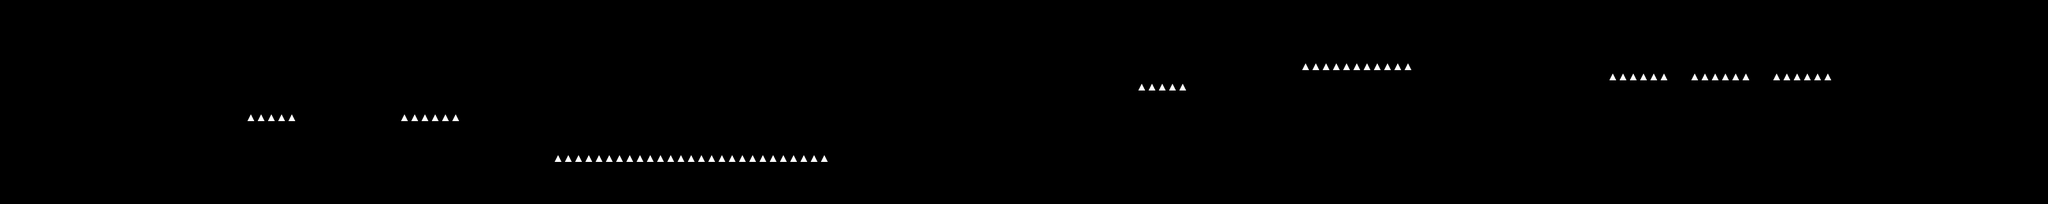

Rendered tile map (Tiled .tmx) drawn with the repository's tilesets; below, a short description and the map source with its tile grids summarised:
An orthogonal 200x20 tile map with 16x16 px tiles, 2 tile layers (tileLayer, hazardLayer) and 161 objects (66x coin, 44x color, 15x rockred, 7x staticshooter, 7x flower2, ...).

<map version="1.0" orientation="orthogonal" renderorder="right-down" width="200" height="20" tilewidth="16" tileheight="16" nextobjectid="272">
    <tileset firstgid="1" name="worlds" tilewidth="16" tileheight="16" spacing="4" margin="2" tilecount="9" columns="9">
        <image source="tiles.png" width="180" height="20" />
    </tileset>
    <layer name="tileLayer" width="200" height="20">
        <data>[4000 cells, 455 non-empty, 8 distinct tile ids]</data>
    </layer>
    <objectgroup name="gameObjects">
        <object id="129" name="exit" x="3168" y="128" width="32" height="48" />
        <object id="167" name="flyer" x="464" y="112" width="16" height="32" />
        <object id="168" name="flyer" x="1056" y="144" width="16" height="32" />
        <object id="169" name="staticshooter" x="832" y="128" width="16" height="32" />
        <object id="170" name="staticshooter" x="1408" y="144" width="16" height="32" />
        <object id="171" name="staticshooter" x="1680" y="112" width="16" height="32" />
        <object id="172" name="staticshooter" x="1888" y="64" width="16" height="32" />
        <object id="173" name="staticshooter" x="2176" y="16" width="16" height="32" />
        <object id="174" name="staticshooter" x="2752" y="80" width="16" height="32" />
        <object id="175" name="walker" x="1760" y="64" width="16" height="32" />
        <object id="176" name="walker" x="368" y="128" width="16" height="32" />
        <object id="177" name="flyer" x="848" y="112" width="16" height="32" />
        <object id="178" name="flyer" x="1840" y="96" width="16" height="32" />
        <object id="179" name="flyer" x="2560" y="48" width="16" height="32" />
        <object id="180" name="coin" x="128" y="80" width="16" height="16" />
        <object id="181" name="coin" x="144" y="80" width="16" height="16" />
        <object id="182" name="coin" x="160" y="80" width="16" height="16" />
        <object id="183" name="coin" x="112" y="80" width="16" height="16" />
        <object id="187" name="coin" x="224" y="112" width="16" height="16" />
        <object id="188" name="coin" x="240" y="112" width="16" height="16" />
        <object id="189" name="coin" x="256" y="112" width="16" height="16" />
        <object id="190" name="coin" x="272" y="112" width="16" height="16" />
        <object id="191" name="coin" x="288" y="112" width="16" height="16" />
        <object id="192" name="coin" x="384" y="112" width="16" height="16" />
        <object id="193" name="coin" x="400" y="96" width="16" height="16" />
        <object id="195" name="coin" x="432" y="96" width="16" height="16" />
        <object id="196" name="coin" x="448" y="112" width="16" height="16" />
        <object id="197" name="coin" x="640" y="96" width="16" height="16" />
        <object id="198" name="coin" x="688" y="96" width="16" height="16" />
        <object id="199" name="coin" x="704" y="112" width="16" height="16" />
        <object id="200" name="coin" x="624" y="112" width="16" height="16" />
        <object id="201" name="coin" x="928" y="144" width="16" height="16" />
        <object id="202" name="coin" x="944" y="144" width="16" height="16" />
        <object id="203" name="coin" x="1024" y="144" width="16" height="16" />
        <object id="204" name="coin" x="1040" y="144" width="16" height="16" />
        <object id="205" name="coin" x="1120" y="144" width="16" height="16" />
        <object id="206" name="coin" x="1136" y="144" width="16" height="16" />
        <object id="207" name="coin" x="1216" y="144" width="16" height="16" />
        <object id="208" name="coin" x="1232" y="144" width="16" height="16" />
        <object id="209" name="coin" x="1344" y="128" width="16" height="16" />
        <object id="210" name="coin" x="1360" y="128" width="16" height="16" />
        <object id="211" name="coin" x="1376" y="128" width="16" height="16" />
        <object id="212" name="coin" x="1392" y="128" width="16" height="16" />
        <object id="213" name="coin" x="1536" y="128" width="16" height="16" />
        <object id="214" name="coin" x="1552" y="128" width="16" height="16" />
        <object id="215" name="coin" x="1568" y="128" width="16" height="16" />
        <object id="216" name="coin" x="1584" y="128" width="16" height="16" />
        <object id="217" name="coin" x="1712" y="64" width="16" height="16" />
        <object id="218" name="coin" x="1728" y="64" width="16" height="16" />
        <object id="219" name="coin" x="1744" y="64" width="16" height="16" />
        <object id="220" name="coin" x="1808" y="48" width="16" height="16" />
        <object id="221" name="coin" x="1824" y="48" width="16" height="16" />
        <object id="222" name="coin" x="1888" y="32" width="16" height="16" />
        <object id="223" name="coin" x="1904" y="16" width="16" height="16" />
        <object id="224" name="coin" x="1968" y="16" width="16" height="16" />
        <object id="225" name="coin" x="1984" y="16" width="16" height="16" />
        <object id="226" name="coin" x="2000" y="16" width="16" height="16" />
        <object id="227" name="coin" x="2144" y="16" width="16" height="16" />
        <object id="228" name="coin" x="2160" y="16" width="16" height="16" />
        <object id="229" name="coin" x="2176" y="16" width="16" height="16" />
        <object id="230" name="coin" x="2192" y="16" width="16" height="16" />
        <object id="231" name="coin" x="2320" y="48" width="16" height="16" />
        <object id="232" name="coin" x="2336" y="48" width="16" height="16" />
        <object id="233" name="coin" x="2352" y="48" width="16" height="16" />
        <object id="234" name="coin" x="2368" y="48" width="16" height="16" />
        <object id="235" name="coin" x="2528" y="64" width="16" height="16" />
        <object id="236" name="coin" x="2544" y="64" width="16" height="16" />
        <object id="237" name="coin" x="2560" y="64" width="16" height="16" />
        <object id="238" name="coin" x="2576" y="64" width="16" height="16" />
        <object id="239" name="coin" x="2656" y="64" width="16" height="16" />
        <object id="240" name="coin" x="2672" y="64" width="16" height="16" />
        <object id="241" name="coin" x="2688" y="64" width="16" height="16" />
        <object id="242" name="coin" x="2704" y="64" width="16" height="16" />
        <object id="243" name="coin" x="2816" y="64" width="16" height="16" />
        <object id="244" name="coin" x="2784" y="64" width="16" height="16" />
        <object id="245" name="coin" x="2800" y="64" width="16" height="16" />
        <object id="246" name="coin" x="2832" y="64" width="16" height="16" />
        <object id="247" name="coin" x="2928" y="96" width="16" height="16" />
        <object id="248" name="coin" x="2944" y="112" width="16" height="16" />
        <object id="249" name="coin" x="2960" y="128" width="16" height="16" />
        <object id="251" name="player" x="48" y="80" width="16" height="32" />
        <object id="252" name="flyer" x="2832" y="48" width="16" height="32" />
        <object id="254" name="staticshooter" x="2896" y="48" width="16" height="32" />
    </objectgroup>
    <layer name="hazardLayer" width="200" height="20">
        <data>[4000 cells, 72 non-empty, 1 distinct tile ids]</data>
    </layer>
    <objectgroup name="colors">
        <object id="100" name="color" x="0" y="112" width="176" height="208" />
        <object id="101" name="color" x="176" y="160" width="208" height="160" />
        <object id="102" name="color" x="384" y="192" width="80" height="128" />
        </objectgroup>
    <objectgroup name="background">
        <!-- 15 objects omitted --></objectgroup>
</map>
<!-- 75 of 161 objects omitted -->
